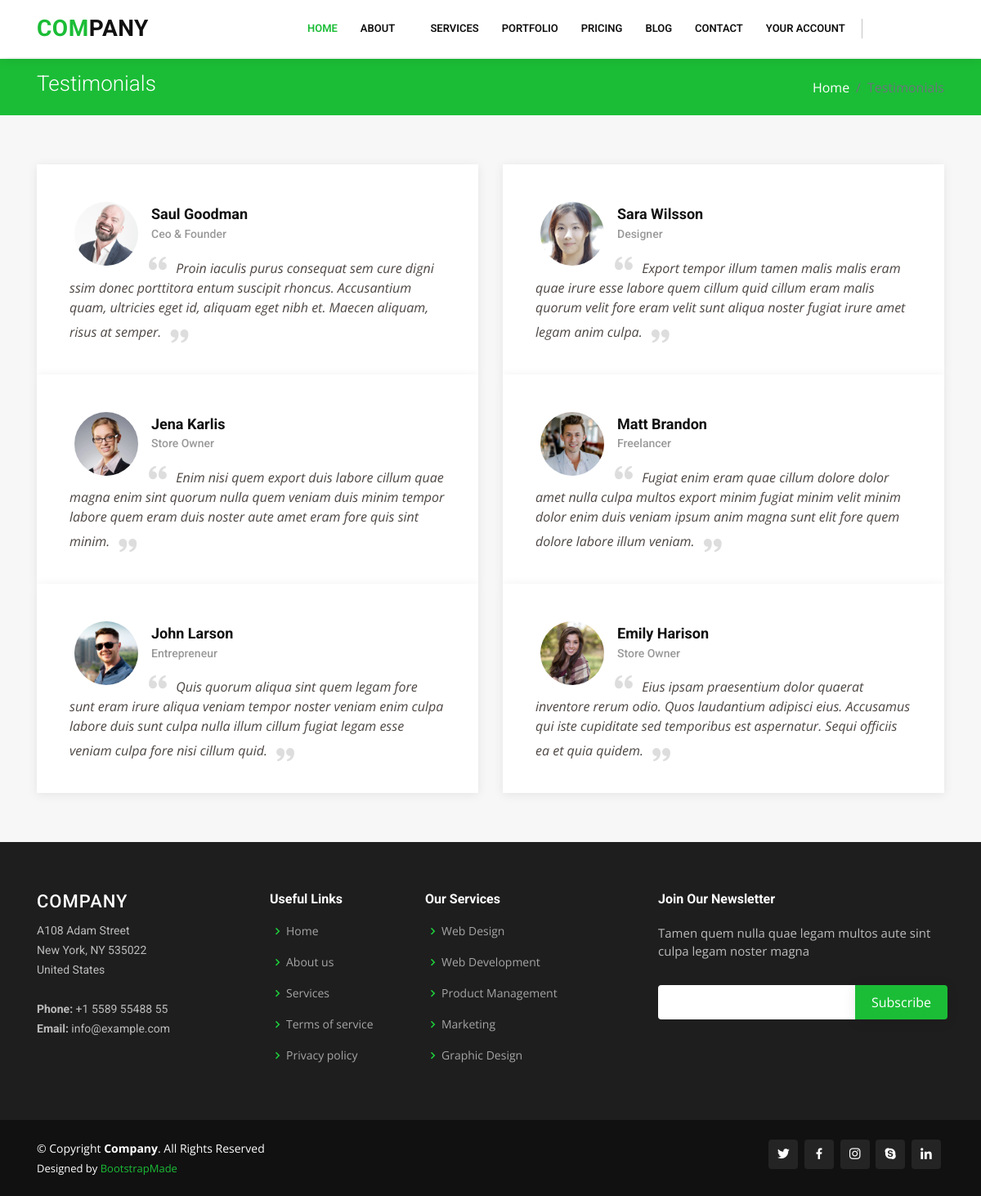
Page /testimonials/ on the committed database.
### pages/models.py (models this page shows, shortened)
class Testimonials(models.Model):
    name = models.CharField(max_length=200, blank=False)
    title = models.CharField(max_length=200, blank=False)
    image = models.ImageField(upload_to='testimonials/', blank=False)
    description = models.TextField(max_length=700, blank=False)

### pages/views.py (the view)
# urls.py: path('testimonials/', views.testimonials, name='testimonials'),
def testimonials(request):
    testimonials_data = Testimonials.objects.all()
    context = {
        'testimonials':testimonials_data
    }
    return render(request, 'pages/testimonials.html', context)

### templates/pages/testimonials.html (shortened to what this page needs)
{% extends 'base.html' %}
{% block content %}
  <main id="main">
    <section id="breadcrumbs" class="breadcrumbs">
      <div class="container">
        <div class="d-flex justify-content-between align-items-center">
          <h2>Testimonials</h2>
          <ol>
            <li class="breadcrumb-item"><a href="{% url 'index' %}">Home</a></li>
            <li class="breadcrumb-item active">Testimonials</li>
          </ol>
        </div>
      </div>
    </section>
    <section id="testimonials" class="testimonials section-bg">
      <div class="container">
        <div class="row">
            {% for tsml in testimonials %}
                <div class="col-lg-6" data-aos="fade-up">
                    <div class="testimonial-item">
                    <img src="{{tsml.image.url}}" class="testimonial-img" alt="">
                    <h3>{{tsml.name}}</h3>
                    <h4>{{tsml.title}}</h4>
                    <p>
                        <i class="bx bxs-quote-alt-left quote-icon-left"></i>
                        {{tsml.description}}
                        <i class="bx bxs-quote-alt-right quote-icon-right"></i>
                    </p>
                    </div>
                </div>
            {% endfor %}
        </div>
      </div>
    </section>
  </main>
{% endblock content %}

### MyCompany/static/css/style.css (style rules this page uses)
body { font-family: "Open Sans", sans-serif; color: #4d4643; }
a { color: #1bbd36; }
h1, h2, h3, h4, h5, h6 { font-family: "Roboto", sans-serif; }
section { padding: 60px 0; overflow: hidden; }
.section-bg { background-color: #f7f7f7; }
.breadcrumbs { padding: 15px 0; background: #1bbd36; min-height: 40px; margin-top: 72px; }
.breadcrumbs h2 { font-size: 26px; font-weight: 300; color: #fff; }
.breadcrumbs ol { display: flex; flex-wrap: wrap; list-style: none; padding: 0; margin: 0; color: #fff; }
.breadcrumbs ol a { color: #fff; }
.breadcrumbs ol li + li { padding-left: 10px; }
.breadcrumbs ol li + li::before { display: inline-block; padding-right: 10px; color: #fff; content: "/"; }
.testimonials .testimonial-item { box-sizing: content-box; padding: 40px; box-shadow: 0px 2px 12px rgba(0, 0, 0, 0.08); position: relative; background: #fff; }
.testimonials .testimonial-item .testimonial-img { width: 90px; border-radius: 50px; border: 6px solid #fff; float: left; margin: 0 10px 0 0; }
.testimonials .testimonial-item h3 { font-size: 18px; font-weight: bold; margin: 10px 0 5px 0; color: #111; }
.testimonials .testimonial-item h4 { font-size: 14px; color: #999; margin: 0; }
.testimonials .testimonial-item .quote-icon-left, .testimonials .testimonial-item .quote-icon-right { color: #dddddd; font-size: 26px; }
.testimonials .testimonial-item .quote-icon-left { display: inline-block; left: -5px; position: relative; }
.testimonials .testimonial-item .quote-icon-right { display: inline-block; right: -5px; position: relative; top: 10px; }
.testimonials .testimonial-item p { font-style: italic; margin: 15px 0 0 0; padding: 0; }

### rows in the picture
Testimonials: image (picture), name "Saul Goodman", title "Ceo & Founder", description "Proin iaculis purus consequat sem cure digni ssim donec porttitora entum suscipit rhoncus. Accusantium quam, ultricies eget id, aliquam eget nibh et. Maecen aliquam, risus at semper."
Testimonials: image (picture), name "Sara Wilsson", title "Designer", description "Export tempor illum tamen malis malis eram quae irure esse labore quem cillum quid cillum eram malis quorum velit fore eram velit sunt aliqua noster fugiat irure amet legam anim culpa."
Testimonials: image (picture), name "Jena Karlis", title "Store Owner", description "Enim nisi quem export duis labore cillum quae magna enim sint quorum nulla quem veniam duis minim tempor labore quem eram duis noster aute amet eram fore quis sint minim."
Testimonials: image (picture), name "Matt Brandon", title "Freelancer", description "Fugiat enim eram quae cillum dolore dolor amet nulla culpa multos export minim fugiat minim velit minim dolor enim duis veniam ipsum anim magna sunt elit fore quem dolore labore illum veniam."
Testimonials: image (picture), name "John Larson", title "Entrepreneur", description "Quis quorum aliqua sint quem legam fore sunt eram irure aliqua veniam tempor noster veniam enim culpa labore duis sunt culpa nulla illum cillum fugiat legam esse veniam culpa fore nisi cillum quid."
Testimonials: image (picture), name "Emily Harison", title "Store Owner", description "Eius ipsam praesentium dolor quaerat inventore rerum odio. Quos laudantium adipisci eius. Accusamus qui iste cupiditate sed temporibus est aspernatur. Sequi officiis ea et quia quidem."
